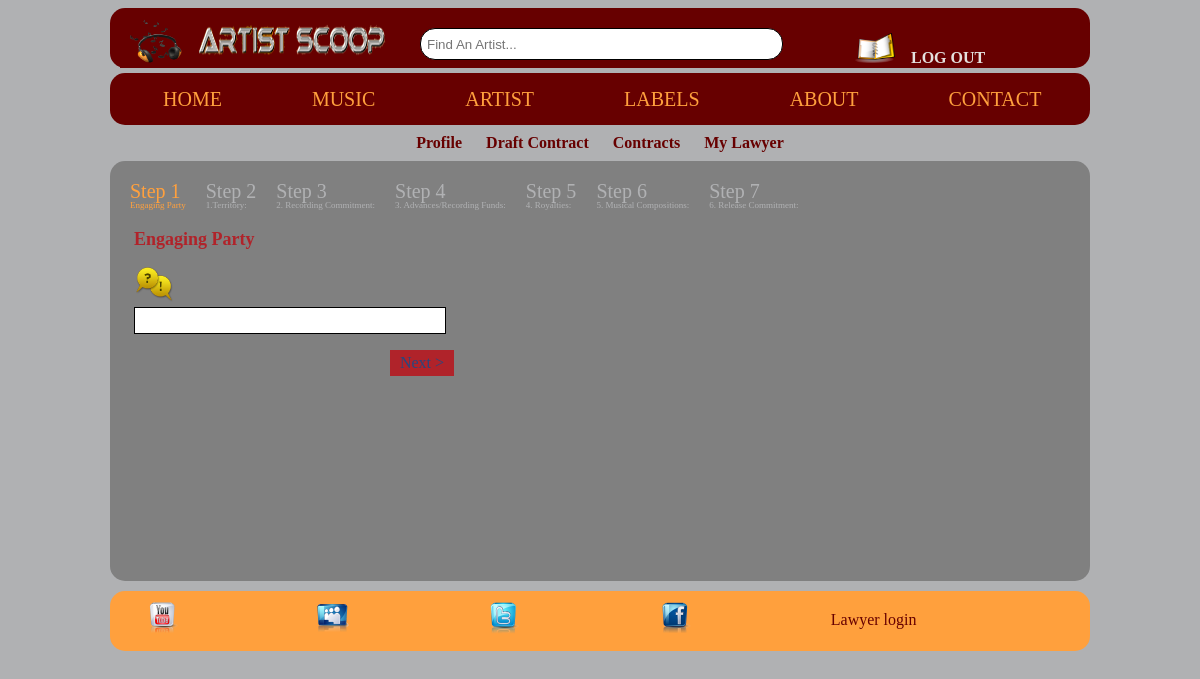
Page /contractDraft.php?c=1 (signed in) on the committed database.
### tables this page shows
CREATE TABLE IF NOT EXISTS `tbltemplateclause` (
  `templateId` int(11) NOT NULL AUTO_INCREMENT,
  `cType` int(11) NOT NULL,
  `title` varchar(255) DEFAULT NULL,
  `clause` longtext,
  `clauseTip` varchar(255) DEFAULT NULL,
  `orderNum` int(11) DEFAULT NULL,
  PRIMARY KEY (`templateId`),
  KEY `cType` (`cType`)
);

### contractDraft.php (the view, shortened to what this page needs)
<?php
if(isset($_GET['c']) && isset($_SESSION['userid']))
{
$c = $_GET['c'];
}
?>
<!DOCTYPE html PUBLIC "-//W3C//DTD XHTML 1.1//EN"
"http://www.w3.org/TR/xhtml11/DTD/xhtml11.dtd">
<html xmlns="http://www.w3.org/1999/xhtml" xml:lang="en">
<head>
	<link href="css/styles.css" rel="stylesheet" type="text/css" media="all"/>
	<link href="css/label_content.css" rel="stylesheet" type="text/css" media="all"/>
	<link rel="stylesheet" type="text/css" href="css/reset.css" />
	<link rel="stylesheet" type="text/css" href="css/style.css" />
	<link rel="stylesheet" type="text/css" href="css/tooltipster.css" />
</head>
<body>
	<?php include "include/head.php";?>
	<div id="wrapper">
		<?php include "include/topNav.php";?>
		<?php include "include/labelNav.php";?>
		<div id="content">
		<form id="conDraft" method="POST" action="processing/addDraftpro.php">
			<fieldset>
				<img src="images/hint.png" class="tooltip" width="40px" height="40px" title="enter artist email address to add, if correct artist info will be displayed below textbox">
				<legend>Engaging Party</legend>
				<input type="text" name="artist" id = "artist" onkeyup="showUser(this.value)"/>
			</fieldset>
			<?php
			$resultset = mysql_query("SELECT * FROM tbltemplateclause WHERE cType = '$c'");
			while ($row = mysql_fetch_array($resultset))
			{ ?>
			<fieldset>
				<legend><?php echo $row["title"] ?></legend>
				<pre><textarea rows="15" cols="116" class="description" name="<?php echo $row["orderNum"] ?>" ><?php echo $row['clause'];?>"</textarea></pre><br/><br/>
			</fieldset>
			<?php } ?>
        </form>
		</div>
	</div>
	<?php include "include/footer.php";?>
</body>
</html>

### css/styles.css (style rules this page uses)
body { background-color:#B0B1B3; width:980px; margin-left:auto; margin-right:auto; }
#wrapper { width:980px; margin-left:auto; margin-right:auto; }
#content { width:970px; min-height:400px; float:left; padding-top:10px; padding-left:10px; padding-bottom:10px; text-align:left; background-color:grey; border-radius: 15px; -moz-border-radius: 15px; }

### css/tooltipster.css (style rules this page uses)
html { -webkit-font-smoothing: antialiased; }

### contractDraft.php (style rules this page uses)
fieldset { border:none; width:320px; }
legend { font-size:18px; margin:0px; padding:10px 0px; color:#b0232a; font-weight:bold; }
input[type=text], input[type=password] { width:300px; padding:5px; border:solid 1px #000; }
.tooltip { position:relative; }

### rows in the picture
tbltemplateclause: title "1.Territory:"
tbltemplateclause: title "2. Recording Commitment:"
tbltemplateclause: title "3. Advances/Recording Funds:"
tbltemplateclause: title "4. Royalties:"
tbltemplateclause: title "5. Musical Compositions:"
tbltemplateclause: title "6. Release Commitment:"
